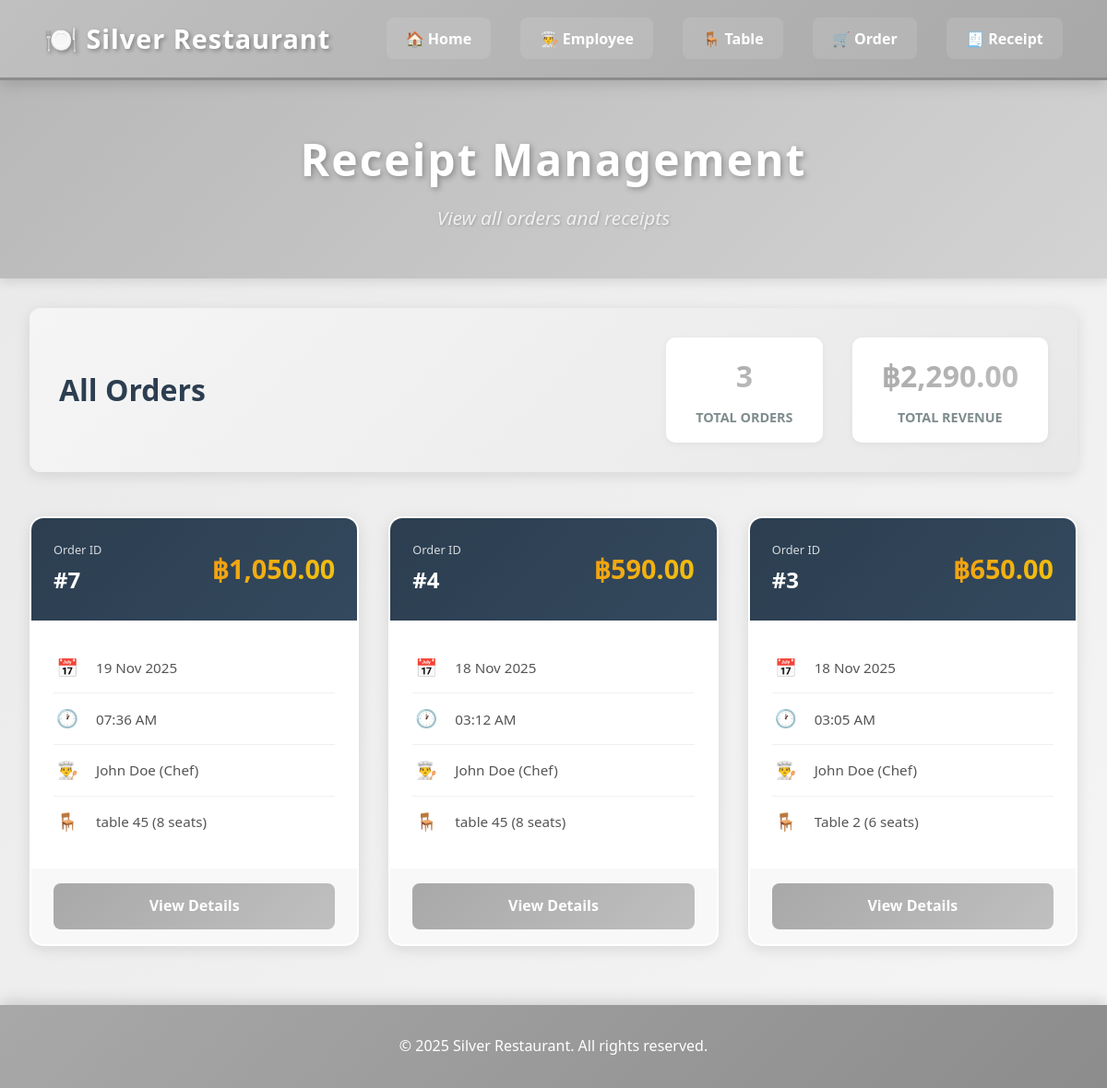
The app's page /Receipt.php, older data.
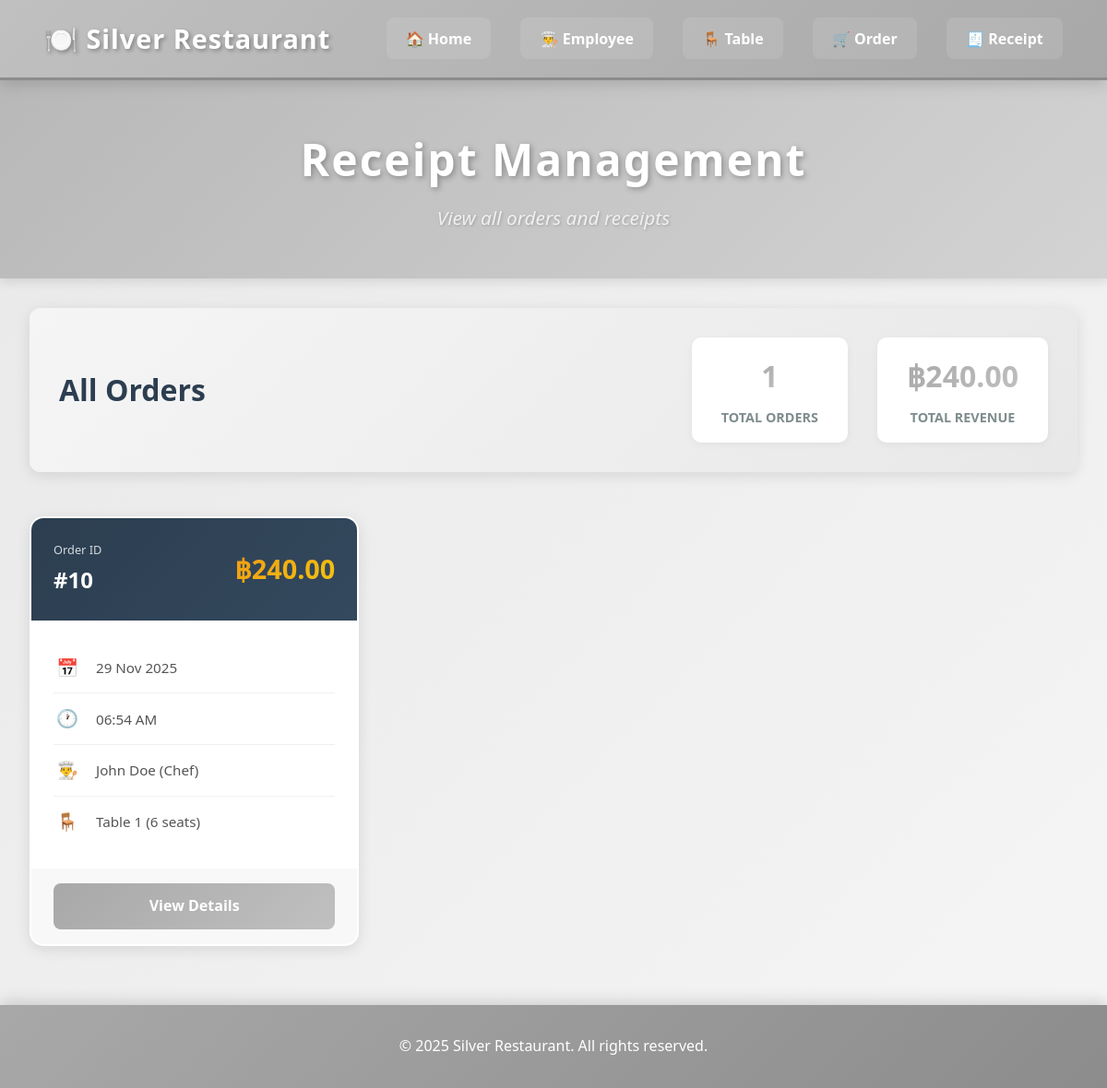
The same page, newer data.
### tables this page shows
CREATE TABLE orders (
    order_id INTEGER PRIMARY KEY AUTOINCREMENT,
    employee_id INTEGER NOT NULL,
    table_id INTEGER NOT NULL,
    order_time TEXT NOT NULL,
    order_date TEXT NOT NULL,
    total_amount REAL NOT NULL,
    FOREIGN KEY (employee_id) REFERENCES employee(employee_id),
    FOREIGN KEY (table_id) REFERENCES table_info(table_id)
);

CREATE TABLE employee (
    emp_id INTEGER PRIMARY KEY AUTOINCREMENT,
    empname TEXT NOT NULL,
    position TEXT NOT NULL);

CREATE TABLE table_info (
    table_id INTEGER PRIMARY KEY AUTOINCREMENT,
    table_number TEXT NOT NULL,
    capacity INTEGER NOT NULL,
    status TEXT NOT NULL
);

### Receipt.php (the view, shortened to what this page needs)
<?php
require('DBConnect.php');
$query = "SELECT
    o.order_id,
    o.order_date,
    o.order_time,
    o.total_amount,
    e.empname,
    e.position,
    t.table_number,
    t.capacity
FROM orders o
INNER JOIN employee e ON o.employee_id = e.emp_id
INNER JOIN table_info t ON o.table_id = t.table_id
ORDER BY o.order_date DESC, o.order_time DESC";
$stmt = $db->query($query);
$orders = $stmt->fetchAll(PDO::FETCH_ASSOC);
?>
<!DOCTYPE html>
<html lang="en">
<head>
    <link rel="stylesheet" href="ref.css">
    <link rel="stylesheet" href="Receipt.css">
</head>
<body>
    <nav class="navbar">
        <div class="nav-brand">
            <h1>🍽️ Silver Restaurant</h1>
        </div>
        <ul class="nav-menu">
            <li><a href="index.php">🏠 Home</a></li>
            <li><a href="employee.php">👨‍🍳 Employee</a></li>
            <li><a href="tableU.php">🪑 Table</a></li>
            <li><a href="OrderUi.php">🛒 Order</a></li>
            <li><a href="Receipt.php">🧾 Receipt</a></li>
        </ul>
    </nav>
    <div class="hero-section">
        <h2 class="hero-title">Receipt Management</h2>
        <p class="hero-subtitle">View all orders and receipts</p>
    </div>
    <div class="receipt-container">
        <div class="receipt-header">
            <h2 class="section-title">All Orders</h2>
            <div class="stats-summary">
                <div class="stat-item">
                    <span class="stat-number"><?php echo count($orders); ?></span>
                    <span class="stat-label">Total Orders</span>
                </div>
                <div class="stat-item">
                    <span class="stat-number">฿<?php echo number_format(array_sum(array_column($orders, 'total_amount')), 2); ?></span>
                    <span class="stat-label">Total Revenue</span>
                </div>
            </div>
        </div>
        <?php if (empty($orders)): ?>
            <div class="empty-state">
                <div class="empty-icon">📋</div>
                <h3>No Orders Yet</h3>
                <p>Orders will appear here after they are created</p>
                <a href="OrderUi.php" class="btn-create-order">Create New Order</a>
            </div>
        <?php else: ?>
            <div class="orders-grid">
                <?php foreach($orders as $order): ?>
                    <div class="order-card">
                        <div class="order-card-header">
                            <div class="order-id">
                                <span class="label">Order ID</span>
                                <span class="value">#<?php echo $order['order_id']; ?></span>
                            </div>
                            <div class="order-amount">
                                <span class="amount">฿<?php echo number_format($order['total_amount'], 2); ?></span>
                            </div>
                        </div>
                        <div class="order-card-body">
                            <div class="order-info-row">
                                <span class="icon">📅</span>
                                <span class="text"><?php echo date('d M Y', strtotime($order['order_date'])); ?></span>
                            </div>
                            <div class="order-info-row">
                                <span class="icon">🕐</span>
                                <span class="text"><?php echo date('h:i A', strtotime($order['order_time'])); ?></span>
                            </div>
                            <div class="order-info-row">
                                <span class="icon">👨‍🍳</span>
                                <span class="text"><?php echo $order['empname']; ?> (<?php echo $order['position']; ?>)</span>
                            </div>
                            <div class="order-info-row">
                                <span class="icon">🪑</span>
                                <span class="text"><?php echo $order['table_number']; ?> (<?php echo $order['capacity']; ?> seats)</span>
                            </div>
                        </div>
                        <div class="order-card-footer">
                            <a href="ReceiptDetail.php?order_id=<?php echo $order['order_id']; ?>" class="btn-view-detail">
                                View Details
                            </a>
                        </div>
                    </div>
                <?php endforeach; ?>
            </div>
        <?php endif; ?>
    </div>
    <footer class="footer">
        <p>&copy; 2025 Silver Restaurant. All rights reserved.</p>
    </footer>
</body>
</html>

Row changes from the older to the newer data that the page shows:
no longer on this page (row unchanged): orders: order_id "7", total_amount "1,050.00", order_date "19 Nov 2025", order_time "07:36 AM", employee.empname "John Doe", employee.position "Chef", table.table_number "table 45", table.capacity "8"
no longer on this page (row unchanged): orders: order_id "4", total_amount "590.00", order_date "18 Nov 2025", order_time "03:12 AM", employee.empname "John Doe", employee.position "Chef", table.table_number "table 45", table.capacity "8"
no longer on this page (row unchanged): orders: order_id "3", total_amount "650.00", order_date "18 Nov 2025", order_time "03:05 AM", employee.empname "John Doe", employee.position "Chef", table.table_number "Table 2", table.capacity "6"
added orders: order_id "10", total_amount "240.00", order_date "29 Nov 2025", order_time "06:54 AM", employee.empname "John Doe", employee.position "Chef", table.table_number "Table 1", table.capacity "6"
Text that changed along with them:
count($orders): "3" → "1"
array_sum(array_column($orders, 'total_amount')): "2,290.00" → "240.00"
